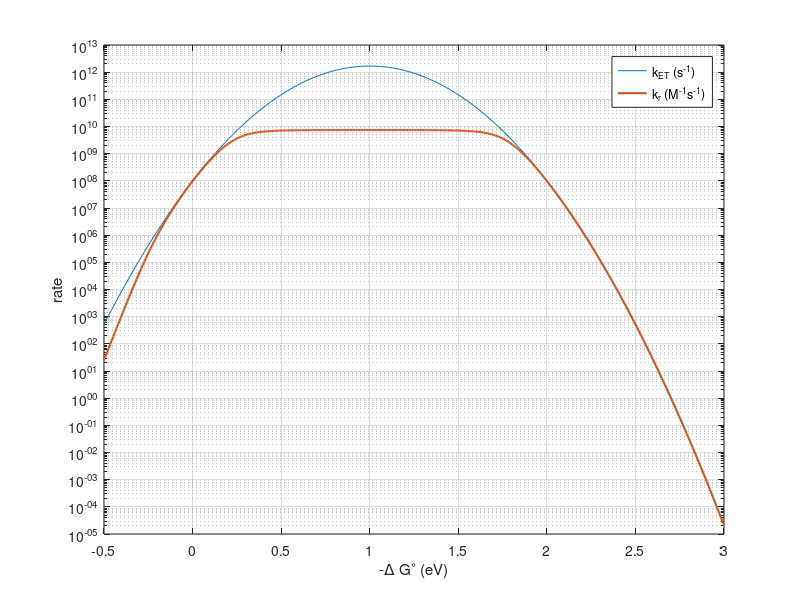

Reproduce this figure in MATLAB.
% Week 11 - Marcus electron-transfer rate and bimolecular steady state
% Physical Chemistry 2, SKKU (Prof. S. Joon Kwon)
% k_ET = (2pi/hbar)|V|^2 (4 pi lam kT)^(-1/2) exp[-(lam + dG0)^2/(4 lam kT)]
% 1/k_r = 1/k_a + k_a'/(k_a k_et) (1 + k_et'/k_d)
function wk11_marcus_et()
    HBAR = 6.582119569e-16; KB = 8.617333262e-5; T = 298.15; kT = KB*T;
    lam = 1.0; V = 0.01; eta = 0.890e-3; ka = 8*8.314462618*T/(3*eta)*1e3; KA = 1.0;
    kM = @(dG0) 2*pi/HBAR*V^2/sqrt(4*pi*lam*kT)*exp(-(lam+dG0).^2/(4*lam*kT));
    karev = ka/KA; kd = karev;
    kr = @(dG0) 1./(1/ka + karev./(ka*kM(dG0)).*(1 + kM(dG0).*exp(dG0/kT)/kd));
    fprintf('k_a = %.3e M^-1 s^-1, k_ET max = %.4e s^-1\n', ka, kM(-lam));
    for dG0 = [0.2 0 -0.25 -0.5 -1 -1.5 -2 -2.5 -3]
        fprintf('%6.2f %8.4f %11.3e %11.3e\n', dG0, (lam+dG0)^2/(4*lam), kM(dG0), kr(dG0));
    end
    g = linspace(-3, 0.5, 400);
    figure; semilogy(-g, kM(g), -g, kr(g), 'LineWidth', 1.5);
    xlabel('-\Delta G^\circ (eV)'); ylabel('rate'); legend('k_{ET} (s^{-1})', 'k_r (M^{-1}s^{-1})'); grid on;
end
